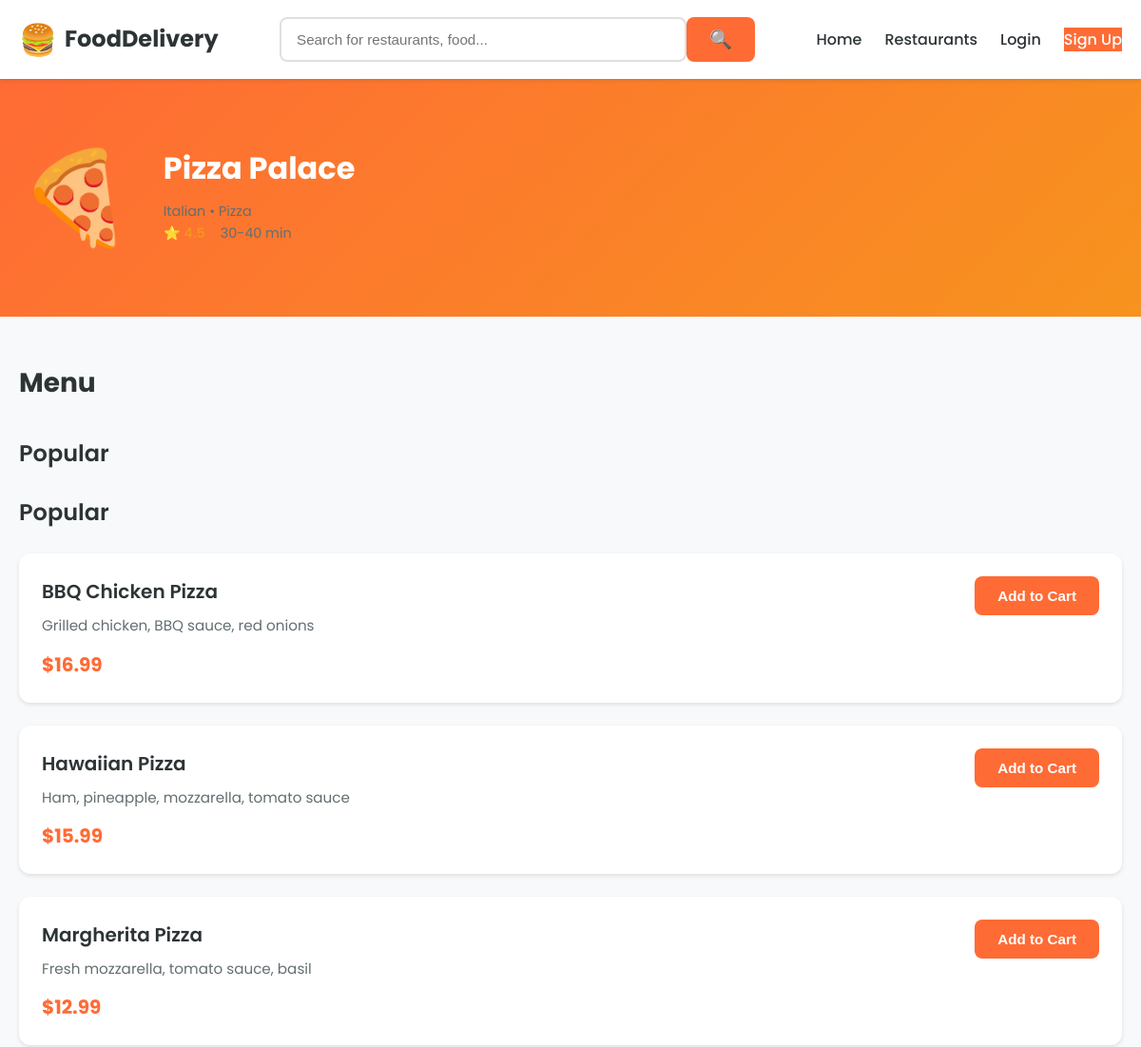
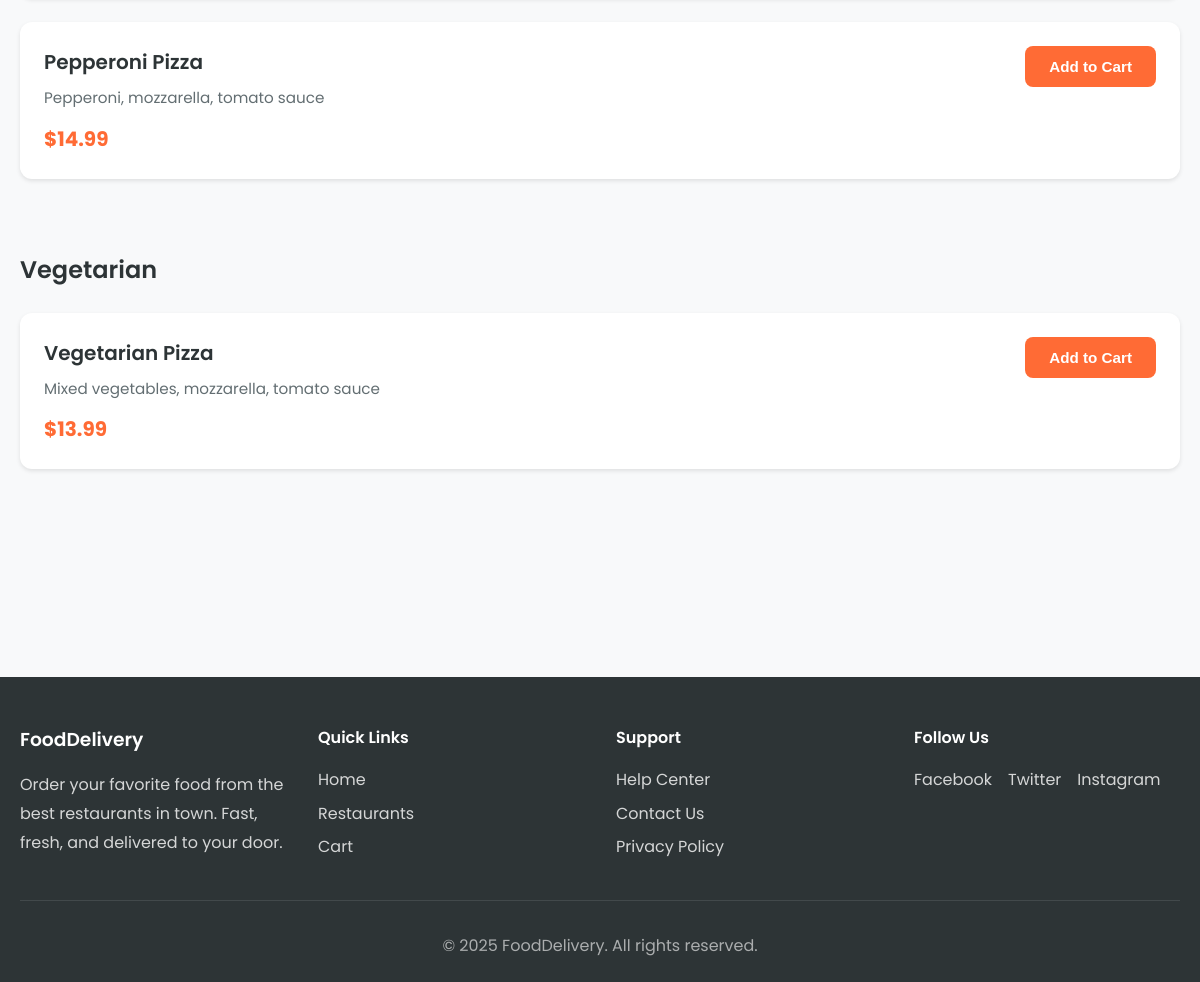
/restaurant-detail.php, run on the app's committed database (2 pictures, top to bottom).
### tables this page shows
CREATE TABLE IF NOT EXISTS restaurants (
    id INT AUTO_INCREMENT PRIMARY KEY,
    name VARCHAR(100) NOT NULL,
    cuisine VARCHAR(100) NOT NULL,
    rating DECIMAL(3,1) DEFAULT 4.0,
    delivery_time VARCHAR(20) DEFAULT '30-40 min',
    icon VARCHAR(10) DEFAULT '🍽️',
    image_url VARCHAR(255) NULL,
    description TEXT NULL,
    is_featured BOOLEAN DEFAULT FALSE,
    is_active BOOLEAN DEFAULT TRUE,
    created_at TIMESTAMP DEFAULT CURRENT_TIMESTAMP,
    updated_at TIMESTAMP DEFAULT CURRENT_TIMESTAMP ON UPDATE CURRENT_TIMESTAMP,
    INDEX idx_featured (is_featured),
    INDEX idx_active (is_active)
);

CREATE TABLE IF NOT EXISTS menu_items (
    id INT AUTO_INCREMENT PRIMARY KEY,
    restaurant_id INT NOT NULL,
    name VARCHAR(100) NOT NULL,
    description TEXT NULL,
    price DECIMAL(10,2) NOT NULL,
    category VARCHAR(50) DEFAULT 'Popular',
    image_url VARCHAR(255) NULL,
    is_available BOOLEAN DEFAULT TRUE,
    created_at TIMESTAMP DEFAULT CURRENT_TIMESTAMP,
    updated_at TIMESTAMP DEFAULT CURRENT_TIMESTAMP ON UPDATE CURRENT_TIMESTAMP,
    FOREIGN KEY (restaurant_id) REFERENCES restaurants(id) ON DELETE CASCADE,
    INDEX idx_restaurant (restaurant_id),
    INDEX idx_category (category),
    INDEX idx_available (is_available)
);

### restaurant-detail.php (the view, shortened to what this page needs)
<?php
$restaurantId = isset($_GET['id']) ? (int)$_GET['id'] : 1;
$conn = getDBConnection();
$stmt = $conn->prepare("SELECT id, name, cuisine, rating, delivery_time, icon FROM restaurants WHERE id = ? AND is_active = 1");
$stmt->bind_param("i", $restaurantId);
$stmt->execute();
$result = $stmt->get_result();
$restaurant = $result->fetch_assoc();
include 'includes/header.php';
?>
<section class="restaurant-banner">
    <div class="container">
        <div class="banner-content">
            <div class="banner-image">
                <div class="image-placeholder large"><?php echo htmlspecialchars($restaurant['icon']); ?></div>
            </div>
            <div class="banner-info">
                <h1><?php echo $restaurant['name']; ?></h1>
                <p class="restaurant-cuisine"><?php echo $restaurant['cuisine']; ?></p>
                <div class="restaurant-meta">
                <span class="rating">⭐ <?php echo number_format($restaurant['rating'], 1); ?></span>
                <span class="delivery-time"><?php echo htmlspecialchars($restaurant['delivery_time']); ?></span>
                </div>
            </div>
        </div>
    </div>
</section>
<section class="menu-section">
    <div class="container">
        <h2 class="section-title">Menu</h2>
        <div class="menu-category">
            <h3 class="menu-category-title">Popular</h3>
            <div class="menu-items">
                <?php
                $stmt = $conn->prepare("SELECT id, name, description, price, category FROM menu_items WHERE restaurant_id = ? AND is_available = 1 ORDER BY category, name");
                $stmt->bind_param("i", $restaurantId);
                $stmt->execute();
                $menuResult = $stmt->get_result();
                $menuByCategory = [];
                while ($item = $menuResult->fetch_assoc()) {
                    $category = $item['category'] ?: 'Popular';
                    if (!isset($menuByCategory[$category])) {
                        $menuByCategory[$category] = [];
                    }
                    $menuByCategory[$category][] = $item;
                }
                foreach ($menuByCategory as $category => $menuItems):
                ?>
                <div class="menu-category">
                    <h3 class="menu-category-title"><?php echo htmlspecialchars($category); ?></h3>
                    <div class="menu-items">
                <?php
                foreach ($menuItems as $item):
                ?>
                <div class="menu-item">
                    <div class="menu-item-content">
                        <div class="menu-item-info">
                            <h4><?php echo $item['name']; ?></h4>
                            <p class="menu-item-description"><?php echo $item['description']; ?></p>
                            <span class="price">$<?php echo number_format($item['price'], 2); ?></span>
                        </div>
                        <button class="btn btn-primary" onclick="addToCart(<?php echo $item['id']; ?>, '<?php echo htmlspecialchars($item['name'], ENT_QUOTES); ?>', <?php echo $item['price']; ?>, '<?php echo htmlspecialchars($restaurant['name'], ENT_QUOTES); ?>')">
                            Add to Cart
                        </button>
                    </div>
                </div>
                <?php
                endforeach;
                ?>
                    </div>
                </div>
                <?php
                endforeach;
                ?>
    </div>
</section>
<?php include 'includes/footer.php'; ?>

### includes/header.php (shortened to what this page needs)
<?php
$cartCount = isset($_SESSION['cart']) ? count($_SESSION['cart']) : 0;
?>
<!DOCTYPE html>
<html lang="en">
<head>
    <link rel="stylesheet" href="assets/css/style.css">
</head>
<body>
    <nav class="navbar">
        <div class="container">
            <div class="nav-wrapper">
                <div class="logo">
                    <a href="index.php">
                        <span class="logo-icon">🍔</span>
                        <span class="logo-text">FoodDelivery</span>
                    </a>
                </div>
                <div class="search-bar-desktop">
                    <input type="text" id="searchInput" placeholder="Search for restaurants, food..." class="search-input">
                    <button class="search-btn" onclick="handleSearch()">
                        <span>🔍</span>
                    </button>
                </div>
                <div class="nav-links">
                    <a href="index.php" class="nav-link">Home</a>
                    <a href="restaurant-listing.php" class="nav-link">Restaurants</a>
                    <?php if (isset($_SESSION['user'])): ?>
                        <a href="cart.php" class="nav-link cart-link">
                            <span>Cart</span>
                            <?php if ($cartCount > 0): ?>
                                <span class="cart-badge"><?php echo $cartCount; ?></span>
                            <?php endif; ?>
                        </a>
                        <a href="logout.php" class="nav-link">Logout</a>
                    <?php else: ?>
                        <a href="login.php" class="nav-link">Login</a>
                        <a href="register.php" class="nav-link btn-primary">Sign Up</a>
                    <?php endif; ?>
                </div>
            </div>
        </div>
    </nav>

### includes/footer.php (shortened to what this page needs)
    <footer class="footer">
        <div class="container">
            <div class="footer-content">
                <div class="footer-section">
                    <h3>FoodDelivery</h3>
                    <p>Order your favorite food from the best restaurants in town. Fast, fresh, and delivered to your door.</p>
                </div>
                <div class="footer-section">
                    <h4>Quick Links</h4>
                    <ul>
                        <li><a href="index.php">Home</a></li>
                        <li><a href="restaurant-listing.php">Restaurants</a></li>
                        <li><a href="cart.php">Cart</a></li>
                    </ul>
                </div>
                <div class="footer-section">
                    <h4>Support</h4>
                    <ul>
                        <li><a href="#">Help Center</a></li>
                        <li><a href="#">Contact Us</a></li>
                        <li><a href="#">Privacy Policy</a></li>
                    </ul>
                </div>
                <div class="footer-section">
                    <h4>Follow Us</h4>
                    <div class="social-links">
                        <a href="#">Facebook</a>
                        <a href="#">Twitter</a>
                        <a href="#">Instagram</a>
                    </div>
                </div>
            </div>
            <div class="footer-bottom">
                <p>&copy; 2025 FoodDelivery. All rights reserved.</p>
            </div>
        </div>
    </footer>
</body>
</html>

### data on the page
restaurants: icon "🍕", name "Pizza Palace", cuisine "Italian • Pizza", delivery_time "30-40 min"
menu_items: name "BBQ Chicken Pizza", description "Grilled chicken, BBQ sauce, red onions", price "16.99"
menu_items: name "Hawaiian Pizza", description "Ham, pineapple, mozzarella, tomato sauce", price "15.99"
menu_items: name "Margherita Pizza", description "Fresh mozzarella, tomato sauce, basil", price "12.99"
menu_items: name "Pepperoni Pizza", description "Pepperoni, mozzarella, tomato sauce", price "14.99"
menu_items: category "Vegetarian", name "Vegetarian Pizza", description "Mixed vegetables, mozzarella, tomato sauce", price "13.99"

### other printed values
$category "Popular"
